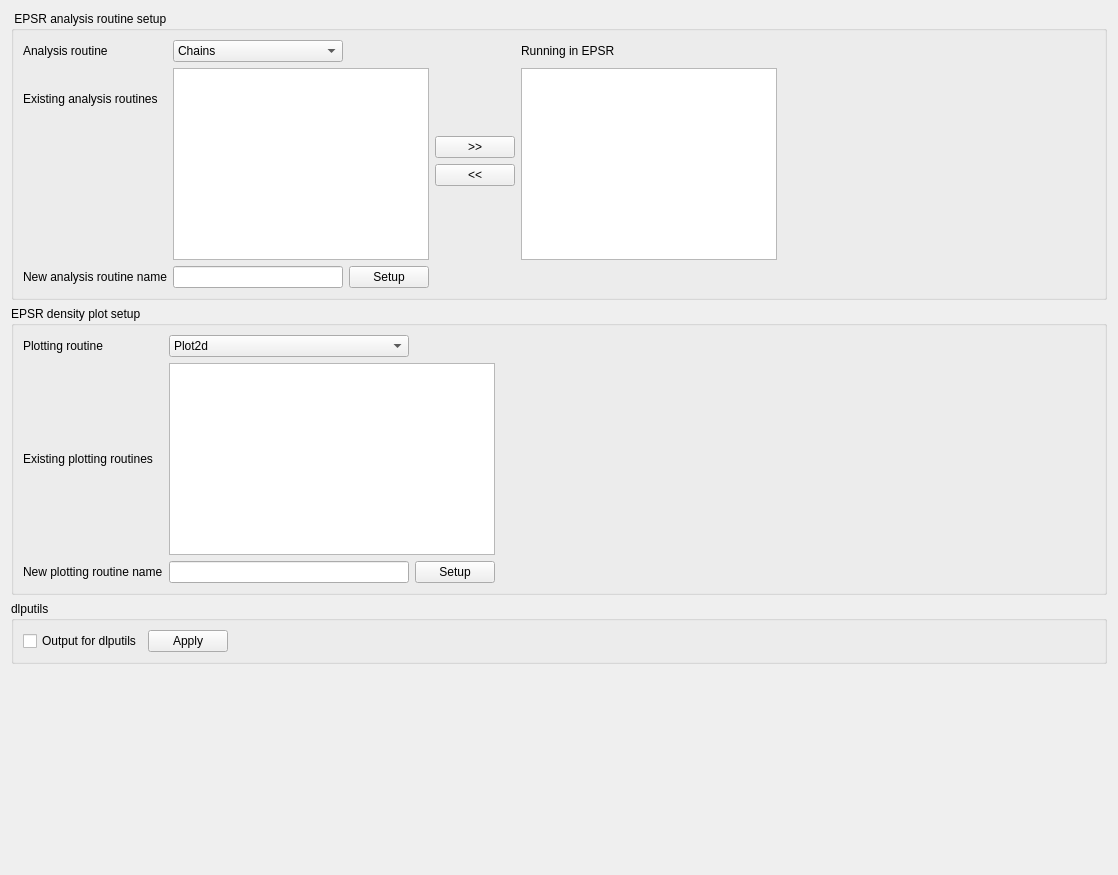
          <widget class="QWidget" name="outTab">
           <attribute name="title">
            <string>Analysis</string>
           </attribute>
           <layout class="QVBoxLayout" name="verticalLayout_16">
            <item>
             <widget class="QGroupBox" name="groupBox_3">
              <property name="title">
               <string> EPSR analysis routine setup</string>
              </property>
              <layout class="QHBoxLayout" name="horizontalLayout_24">
               <item>
                <layout class="QGridLayout" name="gridLayout_7">
                 <item row="7" column="2">
                  <widget class="QPushButton" name="setupOutButton">
                   <property name="text">
                    <string>Setup</string>
                   </property>
                  </widget>
                 </item>
                 <item row="5" column="3" rowspan="2">
                  <spacer name="verticalSpacer_10">
                   <property name="orientation">
                    <enum>Qt::Vertical</enum>
                   </property>
                   <property name="sizeHint" stdset="0">
                    <size>
                     <width>20</width>
                     <height>40</height>
                    </size>
                   </property>
                  </spacer>
                 </item>
                 <item row="4" column="3">
                  <widget class="QPushButton" name="removeOutputButton">
                   <property name="text">
                    <string>&lt;&lt;</string>
                   </property>
                  </widget>
                 </item>
                 <item row="0" column="1">
                  <widget class="QComboBox" name="setupOutTypeComboBox">
                   <item>
                    <property name="text">
                     <string>Chains</string>
                    </property>
                   </item>
                   <item>
                    <property name="text">
                     <string>Clusters</string>
                    </property>
                   </item>
                   <item>
                    <property name="text">
                     <string>Coord</string>
                    </property>
                   </item>
                   <item>
                    <property name="text">
                     <string>Fluctuations</string>
                    </property>
                   </item>
                   <item>
                    <property name="text">
                     <string>Partials</string>
                    </property>
                   </item>
                   <item>
                    <property name="text">
                     <string>Rings</string>
                    </property>
                   </item>
                   <item>
                    <property name="text">
                     <string>Sdf</string>
                    </property>
                   </item>
                   <item>
                    <property name="text">
                     <string>Sdfcube</string>
                    </property>
                   </item>
                   <item>
                    <property name="text">
                     <string>Sharm</string>
                    </property>
                   </item>
                   <item>
                    <property name="text">
                     <string>Torangles</string>
                    </property>
                   </item>
                   <item>
                    <property name="text">
                     <string>Triangles</string>
                    </property>
                   </item>
                   <item>
                    <property name="text">
                     <string>Voids</string>
                    </property>
                   </item>
                  </widget>
                 </item>
                 <item row="7" column="0">
                  <widget class="QLabel" name="label_55">
                   <property name="text">
                    <string>New analysis routine name</string>
                   </property>
                  </widget>
                 </item>
                 <item row="0" column="4">
                  <widget class="QLabel" name="label_59">
                   <property name="text">
                    <string>Running in EPSR</string>
                   </property>
                  </widget>
                 </item>
                 <item row="0" column="0">
                  <widget class="QLabel" name="label_54">
                   <property name="text">
                    <string>Analysis routine</string>
                   </property>
                  </widget>
                 </item>
                 <item row="7" column="1">
                  <widget class="QLineEdit" name="setupOutNameNew"/>
                 </item>
                 <item row="1" column="3" rowspan="2">
                  <spacer name="verticalSpacer_9">
                   <property name="orientation">
                    <enum>Qt::Vertical</enum>
                   </property>
                   <property name="sizeHint" stdset="0">
                    <size>
                     <width>20</width>
                     <height>40</height>
                    </size>
                   </property>
                  </spacer>
                 </item>
                 <item row="1" column="4" rowspan="6" colspan="2">
                  <widget class="QListWidget" name="runOutEPSRList"/>
                 </item>
                 <item row="3" column="3">
                  <widget class="QPushButton" name="addOutputButton">
                   <property name="text">
                    <string>&gt;&gt;</string>
                   </property>
                  </widget>
                 </item>
                 <item row="1" column="0" rowspan="2">
                  <widget class="QLabel" name="label_56">
                   <property name="text">
                    <string>Existing analysis routines</string>
                   </property>
                  </widget>
                 </item>
                 <item row="1" column="1" rowspan="6" colspan="2">
                  <widget class="QListWidget" name="outputAvailableList"/>
                 </item>
                </layout>
               </item>
               <item>
                <spacer name="horizontalSpacer_19">
                 <property name="orientation">
                  <enum>Qt::Horizontal</enum>
                 </property>
                 <property name="sizeHint" stdset="0">
                  <size>
                   <width>318</width>
                   <height>20</height>
                  </size>
                 </property>
                </spacer>
               </item>
              </layout>
             </widget>
            </item>
            <item>
             <widget class="QGroupBox" name="groupBox_2">
              <property name="title">
               <string>EPSR density plot setup</string>
              </property>
              <layout class="QHBoxLayout" name="horizontalLayout_25">
               <item>
                <layout class="QGridLayout" name="gridLayout_11">
                 <item row="0" column="0">
                  <widget class="QLabel" name="label_2">
                   <property name="text">
                    <string>Plotting routine</string>
                   </property>
                  </widget>
                 </item>
                 <item row="0" column="1">
                  <widget class="QComboBox" name="setupPlotTypeComboBox">
                   <item>
                    <property name="text">
                     <string>Plot2d</string>
                    </property>
                   </item>
                   <item>
                    <property name="text">
                     <string>Plot3d</string>
                    </property>
                   </item>
                   <item>
                    <property name="text">
                     <string>Plot3djmol</string>
                    </property>
                   </item>
                   <item>
                    <property name="text">
                     <string>Splot2d</string>
                    </property>
                   </item>
                  </widget>
                 </item>
                 <item row="1" column="0">
                  <widget class="QLabel" name="label_3">
                   <property name="text">
                    <string>Existing plotting routines</string>
                   </property>
                  </widget>
                 </item>
                 <item row="1" column="1" colspan="2">
                  <widget class="QListWidget" name="plotsAvailableList"/>
                 </item>
                 <item row="2" column="0">
                  <widget class="QLabel" name="label_13">
                   <property name="text">
                    <string>New plotting routine name</string>
                   </property>
                  </widget>
                 </item>
                 <item row="2" column="1">
                  <widget class="QLineEdit" name="setupPlotNameNew"/>
                 </item>
                 <item row="2" column="2">
                  <widget class="QPushButton" name="setupPlotButton">
                   <property name="text">
                    <string>Setup</string>
                   </property>
                  </widget>
                 </item>
                </layout>
               </item>
               <item>
                <spacer name="horizontalSpacer_22">
                 <property name="orientation">
                  <enum>Qt::Horizontal</enum>
                 </property>
                 <property name="sizeHint" stdset="0">
                  <size>
                   <width>600</width>
                   <height>20</height>
                  </size>
                 </property>
                </spacer>
               </item>
              </layout>
             </widget>
            </item>
            <item>
             <widget class="QGroupBox" name="groupBox_4">
              <property name="title">
               <string>dlputils</string>
              </property>
              <layout class="QHBoxLayout" name="horizontalLayout_27">
               <item>
                <widget class="QCheckBox" name="dlputilsOutCheckBox">
                 <property name="text">
                  <string>Output for dlputils</string>
                 </property>
                </widget>
               </item>
               <item>
                <widget class="QPushButton" name="applyOutputsButton">
                 <property name="text">
                  <string>Apply</string>
                 </property>
                </widget>
               </item>
               <item>
                <spacer name="horizontalSpacer_2">
                 <property name="orientation">
                  <enum>Qt::Horizontal</enum>
                 </property>
                 <property name="sizeHint" stdset="0">
                  <size>
                   <width>810</width>
                   <height>20</height>
                  </size>
                 </property>
                </spacer>
               </item>
              </layout>
             </widget>
            </item>
            <item>
             <spacer name="verticalSpacer_7">
              <property name="orientation">
               <enum>Qt::Vertical</enum>
              </property>
              <property name="sizeHint" stdset="0">
               <size>
                <width>20</width>
                <height>200</height>
               </size>
              </property>
             </spacer>
            </item>
           </layout>
          </widget>
